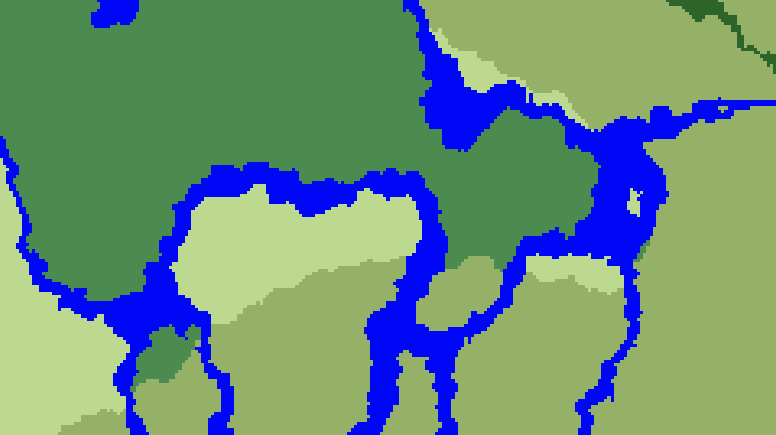
//> input picture ColorPicking/map1.png, 776 x 435 px
$ ./main   (built with g++ and OpenCV 4)
//> lines starting //> are read from the running program, lines starting //| are printed output that depends on the picture; after the words box and inside, x2 and y2 are one past the last pixel; in counts of white or black regions, pixels touching at a corner belong together
#include <opencv2/opencv.hpp>
#include <vector>

using namespace cv;

int main()
{
    // Resmi yükle
    Mat img = imread("/home/reveck/CLionProjects/ColorPicking/map1.png");
//> img is the input picture: 435 rows x 776 cols, CV_8UC3; mean B, G, R 123.2, 142.5, 106.1

    // Kontrol edilecek renklerin RGB değerlerini tanımla
    std::vector<Scalar> colors;

    colors.push_back(Scalar(44, 100, 41));
    colors.push_back(Scalar(0, 7, 247));
    colors.push_back(Scalar(149, 177, 104));
    colors.push_back(Scalar(189, 217, 143));
    colors.push_back(Scalar(75, 139, 79));
    colors.push_back(Scalar(217, 69, 20));
    colors.push_back(Scalar(255, 109, 61));
    colors.push_back(Scalar(250,222,85));
    colors.push_back(Scalar(189,178,94));
    colors.push_back(Scalar(63,81,27));
    colors.push_back(Scalar(83,123,8));
    colors.push_back(Scalar(141,179,96));
    colors.push_back(Scalar(181,219,136));
    colors.push_back(Scalar(140,164,112));
    colors.push_back(Scalar(90,102,81));
    colors.push_back(Scalar(49,116,68));
    colors.push_back(Scalar(6,102,33));
    colors.push_back(Scalar(87,156,108));
    colors.push_back(Scalar(4,249,179));
    colors.push_back(Scalar(12,102,88));
    colors.push_back(Scalar(234,251,251));
    colors.push_back(Scalar(227,236,237));
    colors.push_back(Scalar(42,46,47));
    colors.push_back(Scalar(32,32,56));
    colors.push_back(Scalar(32,32,112));
    colors.push_back(Scalar(160,160,255));
    colors.push_back(Scalar(1,0,64));
    colors.push_back(Scalar(5,0,144));
    colors.push_back(Scalar(18,0,255));
    colors.push_back(Scalar(255,0,255));
    colors.push_back(Scalar(248,185,220));
    colors.push_back(Scalar(112,112,214));
    colors.push_back(Scalar(64, 64, 144));


    // Maske ve konturları saklamak için boş bir görüntü oluştur
    Mat mask(img.size(), CV_8UC1, Scalar(0));
    std::vector<std::vector<Point>> contours;

    // Her bir renk için konturları bul ve maskede biriktir
    for (const auto& color : colors)
    {
        // Resmi BGR renk uzayına dönüştür
        Mat bgr;
        cvtColor(img, bgr, COLOR_RGB2BGR);

        // Maske oluştur
        Mat colorMask;
        inRange(bgr, color, color, colorMask);

        // Maskelenmiş görüntü üzerinde konturları bul
        std::vector<std::vector<Point>> colorContours;
        findContours(colorMask, colorContours, RETR_EXTERNAL, CHAIN_APPROX_SIMPLE);

        // Konturları maskede biriktir
        contours.insert(contours.end(), colorContours.begin(), colorContours.end()); // P1 = eklenecek yere başlangıç, (dst)
        // P2 = eklemeye nereden başlanacağı (src)
        // P3 = eklemenin nerede biteceği (src)

        // Renk maskesini orijinal maskeye ekle
        mask |= colorMask; //bitwise.
    }
//> this loop made 33 passes
//> pass 1, `inRange(bgr, color, color, colorMask);`:
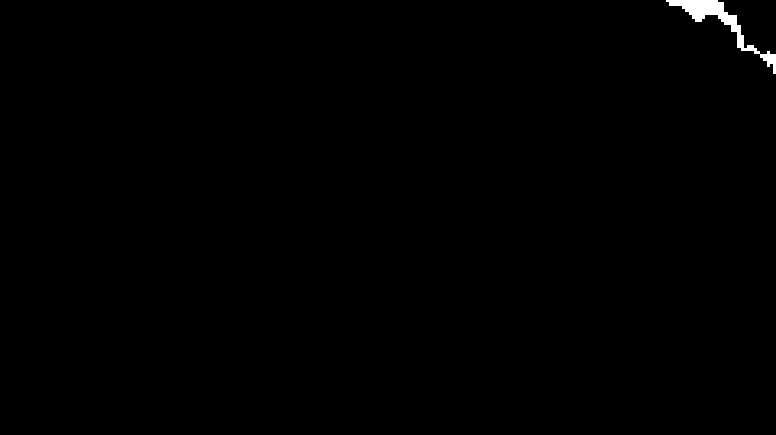
//> colorMask: 435 rows x 776 cols, CV_8UC1; 0.4% white; 1 white region, box (x1, y1, x2, y2) and area: (666, 0, 776, 74) 1358
//> pass 2, `inRange(bgr, color, color, colorMask);`:
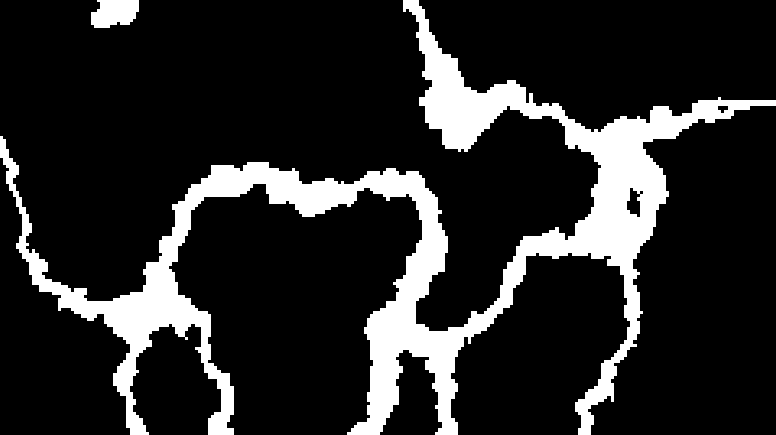
//> colorMask: 435 rows x 776 cols, CV_8UC1; 15.8% white; 2 white regions, box (x1, y1, x2, y2) and area: (0, 0, 776, 435) 52392, (91, 0, 139, 28) 1080
//> pass 2, `mask |= colorMask;`:
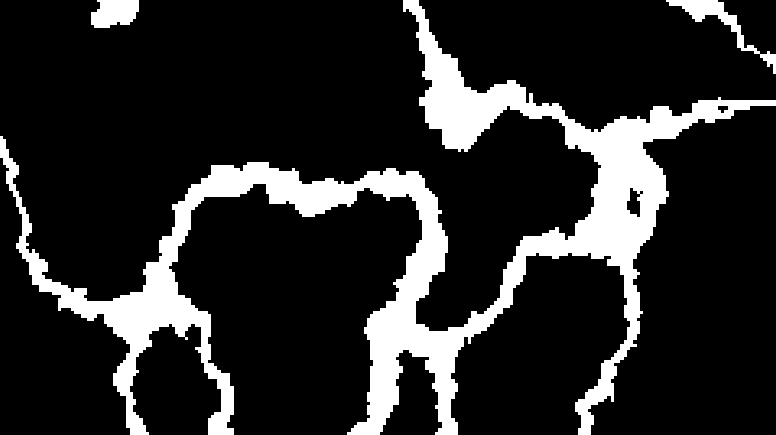
//> mask: 435 rows x 776 cols, CV_8UC1; 16.2% white; 3 white regions, box (x1, y1, x2, y2) and area: (0, 0, 776, 435) 52392, (666, 0, 776, 74) 1358, (91, 0, 139, 28) 1080
//> after the loop: mask: 435 rows x 776 cols, CV_8UC1; every value is 255

    // Konturları çiz
    drawContours(img, contours, -1, Scalar(0, 0, 255), 1);
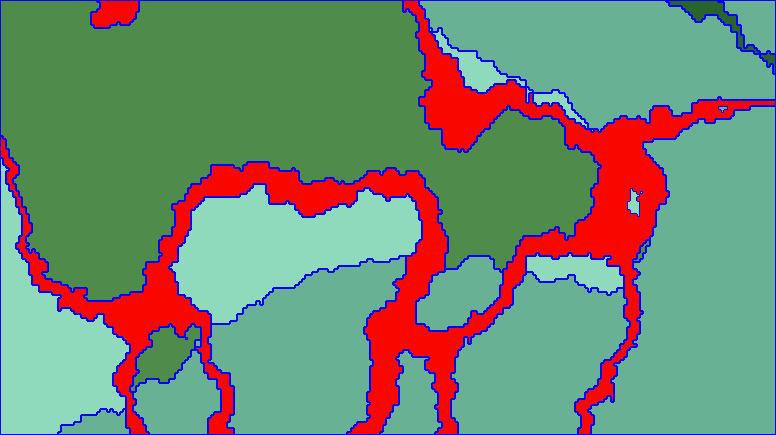
//> img: 435 rows x 776 cols, CV_8UC3; 4.9% of pixels changed, all inside (x1, y1, x2, y2) = (0, 0, 776, 435)

    // Görüntüyü göster
    imshow("Konturlar", img);
    waitKey(0);

    return 0;
}

$ run again, with ColorPicking/map2.png copied over ColorPicking/map1.png
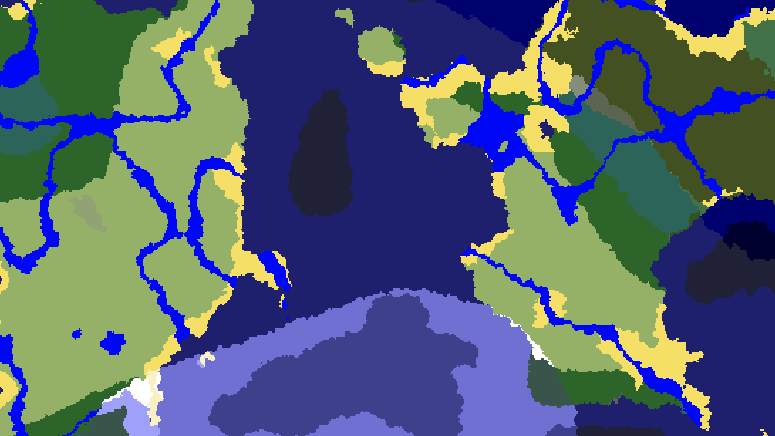
//> input picture ColorPicking/map2.png, 775 x 436 px
//> img is the input picture: 436 rows x 775 cols, CV_8UC3; mean B, G, R 113.1, 94.7, 80.9
//> the loop `for (const auto& color : colors)` made 33 passes
//> pass 1, `inRange(bgr, color, color, colorMask);`:
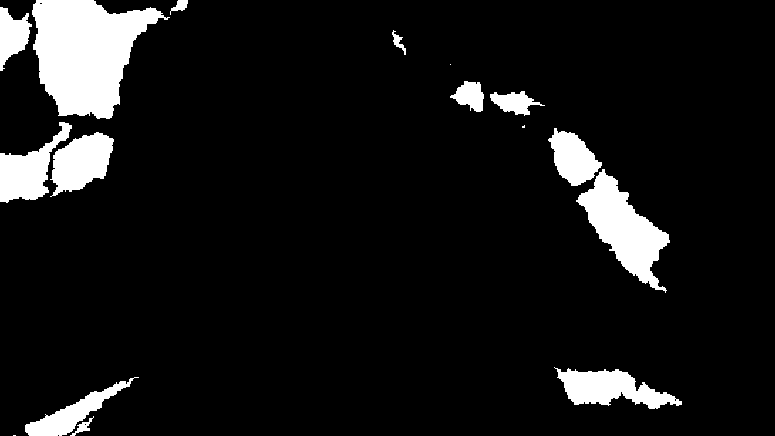
//> colorMask: 436 rows x 775 cols, CV_8UC1; 8.7% white; 16 white regions (3 under 20 px), largest, box (x1, y1, x2, y2) and area: (32, 0, 170, 119) 10073, (576, 169, 670, 293) 4774, (554, 367, 682, 409) 2804
//> `drawContours(img, contours, -1, Scalar(0, 0, 255), 1);`:
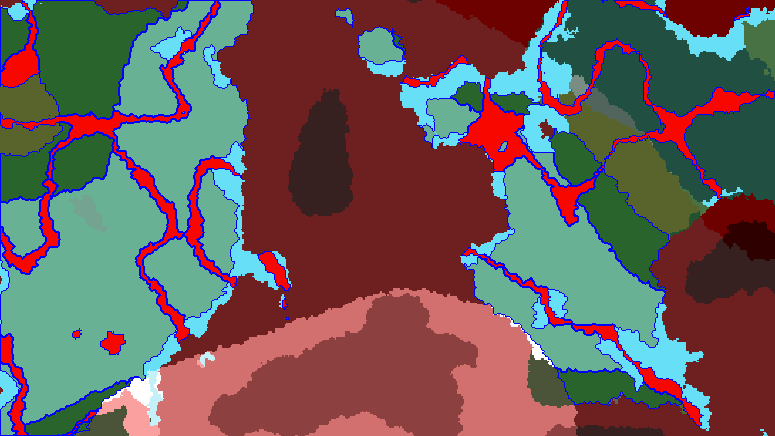
//> img: 436 rows x 775 cols, CV_8UC3; 4.16% of pixels changed, all inside (x1, y1, x2, y2) = (0, 0, 775, 436)

$ run again, with ColorPicking/map3.png copied over ColorPicking/map1.png
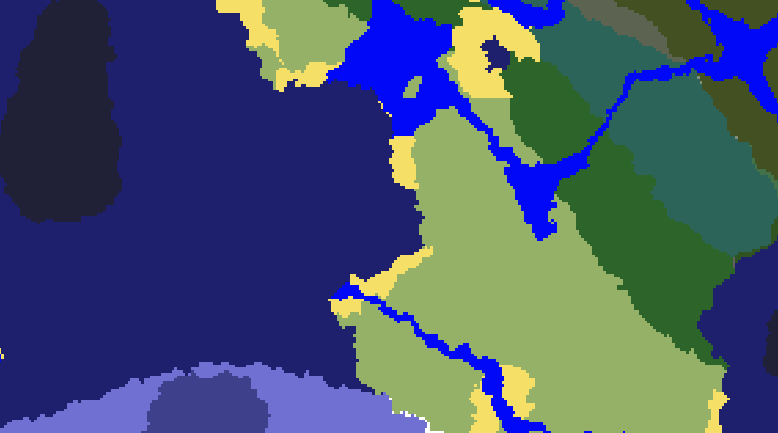
//> input picture ColorPicking/map3.png, 778 x 433 px
//> img is the input picture: 433 rows x 778 cols, CV_8UC3; mean B, G, R 109.4, 83.7, 68.9
//> the loop `for (const auto& color : colors)` made 33 passes
//> pass 1, `inRange(bgr, color, color, colorMask);`:
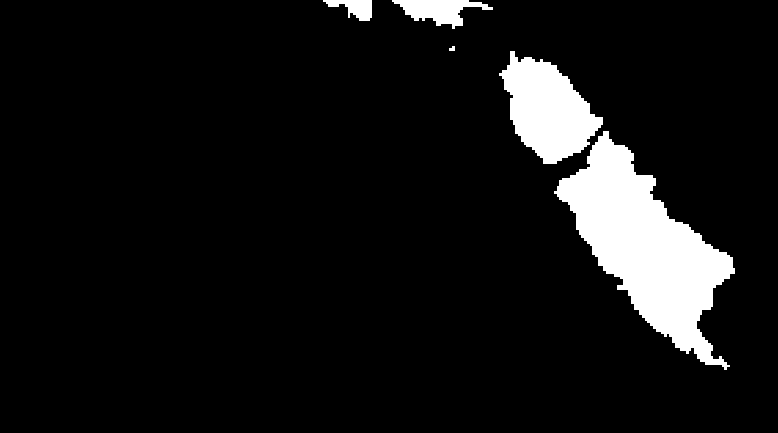
//> colorMask: 433 rows x 778 cols, CV_8UC1; 7.9% white; 5 white regions, box (x1, y1, x2, y2) and area: (554, 131, 735, 370) 17888, (499, 51, 603, 164) 6784, (392, 0, 493, 29) 1461, (323, 0, 372, 21) 577, (449, 46, 455, 51) 24
//> `drawContours(img, contours, -1, Scalar(0, 0, 255), 1);`:
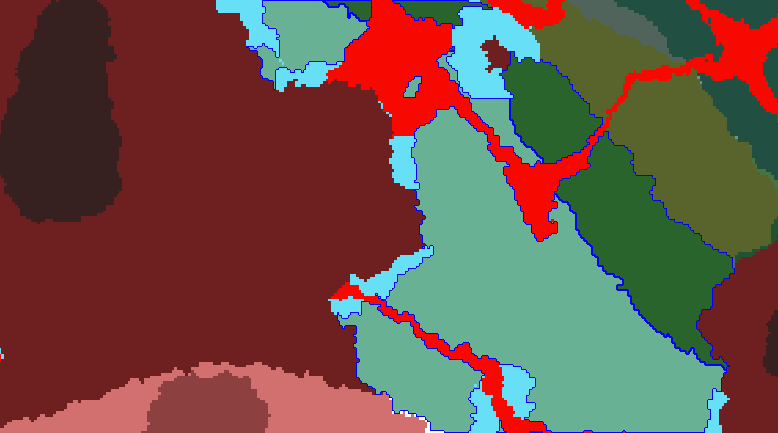
//> img: 433 rows x 778 cols, CV_8UC3; 1.44% of pixels changed, all inside (x1, y1, x2, y2) = (246, 0, 735, 433)
